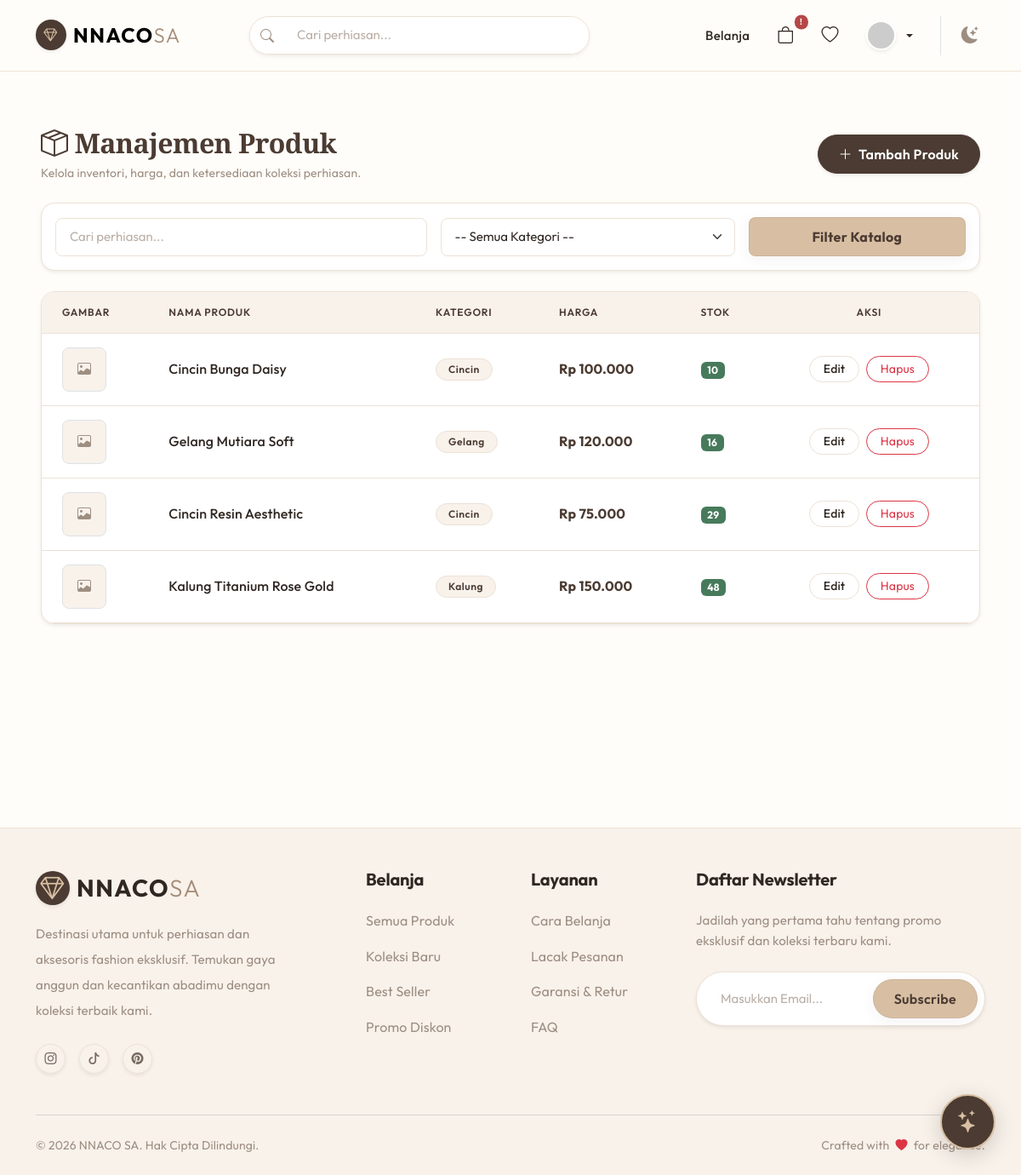
Page /public/product (signed in) on the committed database.
### tables this page shows
CREATE TABLE `products` (
  `id` int(11) NOT NULL AUTO_INCREMENT,
  `category_id` int(11) NOT NULL,
  `name` varchar(100) NOT NULL,
  `description` text DEFAULT NULL,
  `price` decimal(10,2) NOT NULL,
  `stock` int(11) NOT NULL DEFAULT 0,
  `created_at` timestamp NOT NULL DEFAULT current_timestamp(),
  PRIMARY KEY (`id`),
  KEY `category_id` (`category_id`),
  CONSTRAINT `products_ibfk_1` FOREIGN KEY (`category_id`) REFERENCES `categories` (`id`)
);

CREATE TABLE `categories` (
  `id` int(11) NOT NULL AUTO_INCREMENT,
  `name` varchar(50) NOT NULL,
  `description` text DEFAULT NULL,
  PRIMARY KEY (`id`)
);

### app/controllers/ProductController.php (called while the page is built, shortened)
<?php
class ProductController extends Controller {
    public function index() {
        $data['title'] = 'Manajemen Produk';
        $limit = 5;
        $page = isset($_GET['page']) ? (int)$_GET['page'] : 1;
        $offset = ($page - 1) * $limit;
        $search = isset($_GET['search']) ? $_GET['search'] : '';
        $category_id = isset($_GET['category_id']) ? $_GET['category_id'] : null;
        $data['products'] = $this->model('Product')->getProductsWithCategory($limit, $offset, $search, $category_id);
        $data['categories'] = $this->model('Category')->getAll();
        $total = $this->model('Product')->countProducts($search, $category_id);
        $data['total_pages'] = ceil($total / $limit);
        $data['current_page'] = $page;
        $this->view('product/index', $data);
    }
}

### app/core/App.php (called while the page is built, shortened)
<?php
class App {
    protected $method = 'index';
    protected $params = [];
    public function __construct() {
        $this->controller = new $this->controller;
        call_user_func_array([$this->controller, $this->method], $this->params);
    }
}

### public/index.php (called while the page is built, shortened)
<?php
$app = new App();

### app/core/Database.php (called while the page is built, shortened)
<?php
class Database {
    private static $sharedDbh = null;
    private $host = DB_HOST;
    private $user = DB_USER;
    private $pass = DB_PASS;
    private $db_name = DB_NAME;
    private $dbh;
    private $stmt;
    public function __construct() {
        if (self::$sharedDbh !== null) {
            $this->dbh = self::$sharedDbh;
            return;
        }
        $dsn = 'mysql:host=' . $this->host . ';dbname=' . $this->db_name;
        $option = [
            PDO::ATTR_PERSISTENT => false,
            PDO::ATTR_ERRMODE => PDO::ERRMODE_EXCEPTION,
            PDO::ATTR_TIMEOUT => 5
        ];
        try {
            $this->dbh = new PDO($dsn, $this->user, $this->pass, $option);
            self::$sharedDbh = $this->dbh;
        } catch(PDOException $e) {
            if ($e->getCode() == 1049 || strpos($e->getMessage(), '1049') !== false) {
                if (file_exists('../app/views/error/db_error.php')) {
                    require_once '../app/views/error/db_error.php';
                    exit;
                }
            }
            die("Database Connection Error: Pastikan service MySQL menyala dan kredensial benar.");
        }
    }
    public function query($query) {
        $this->stmt = $this->dbh->prepare($query);
    }
    public function bind($param, $value, $type = null) {
        $this->stmt->bindValue($param, $value, $type);
    }
    public function execute() {
        return $this->stmt->execute();
    }
    public function resultSet() {
        $this->execute();
        return $this->stmt->fetchAll(PDO::FETCH_ASSOC);
    }
}

### app/models/Product.php (called while the page is built, shortened)
<?php
class Product extends Model {
    protected $table = 'products';
    public function getProductsWithCategory($limit = 10, $offset = 0, $search = '', $category_id = null) {
        $query = "SELECT p.*, c.name as category_name, pi.image_url as image
                  FROM " . $this->table . " p
                  LEFT JOIN categories c ON p.category_id = c.id
                  LEFT JOIN product_images pi ON p.id = pi.product_id AND pi.is_primary = 1
                  WHERE 1=1 ";
        $query .= "ORDER BY p.id DESC LIMIT :limit OFFSET :offset";
        $this->db->query($query);
        $this->db->bind('limit', $limit, PDO::PARAM_INT);
        $this->db->bind('offset', $offset, PDO::PARAM_INT);
        return $this->db->resultSet();
    }
    public function countProducts($search = '', $category_id = null) {
        $query = "SELECT COUNT(*) as total FROM " . $this->table . " p ";
        $query .= "LEFT JOIN categories c ON p.category_id = c.id WHERE 1=1 ";
        $this->db->query($query);
        return $this->db->single()['total'];
    }
}

### app/core/Model.php (called while the page is built, shortened)
<?php
class Model {
    public function __construct() {
        $this->db = new Database();
    }
}

### app/core/Security.php (called while the page is built, shortened)
<?php
class Security {
    public static function escape($string) {
        return htmlspecialchars($string, ENT_QUOTES, 'UTF-8');
    }
}

### app/views/product/index.php (the view, shortened to what this page needs)
<div class="container-fluid py-4 px-lg-5 min-vh-100">
    <div class="d-flex justify-content-between align-items-center mb-4 flex-wrap gap-2">
        <div>
            <h2 class="fw-bold mb-1" style="color:var(--color-primary);"><i class="bi bi-box-seam me-2"></i>Manajemen Produk</h2>
            <p class="text-muted small mb-0">Kelola inventori, harga, dan ketersediaan koleksi perhiasan.</p>
        </div>
        <a href="<?= BASEURL; ?>/product/create" class="btn btn-primary rounded-pill px-4 shadow-sm"><i class="bi bi-plus-lg me-1"></i> Tambah Produk</a>
    </div>
    <div class="card card-soft border shadow-sm rounded-4 p-3 mb-4" style="background:var(--color-surface); border-color:var(--color-border) !important;">
        <form action="<?= BASEURL; ?>/product/index" method="GET" class="row g-3 align-items-center">
            <div class="col-md-5">
                <input type="text" class="form-control rounded-3" name="search" placeholder="Cari perhiasan..." value="<?= isset($_GET['search']) ? Security::escape($_GET['search']) : ''; ?>">
            </div>
            <div class="col-md-4">
                <select name="category_id" class="form-select rounded-3">
                    <option value="">-- Semua Kategori --</option>
                </select>
            </div>
            <div class="col-md-3">
                <button type="submit" class="btn btn-primary-soft w-100 rounded-3 fw-bold">Filter Katalog</button>
            </div>
        </form>
    </div>
    <div class="card card-soft border shadow-sm rounded-4 overflow-hidden" style="background:var(--color-surface); border-color:var(--color-border) !important;">
        <div class="card-body p-0">
            <div class="table-responsive">
                <table class="table table-hover align-middle mb-0">
                    <thead class="table-light">
                        <tr>
                            <th class="ps-4">Gambar</th>
                            <th>Nama Produk</th>
                            <th>Kategori</th>
                            <th>Harga</th>
                            <th>Stok</th>
                            <th class="pe-4 text-center">Aksi</th>
                        </tr>
                    </thead>
                    <tbody>
                        <?php foreach($data['products'] as $product): ?>
                        <tr>
                            <td class="ps-4 py-3">
                                <?php if(!empty($product['image_url'])): ?>
                                    <img src="<?= BASEURL; ?>/uploads/products/<?= Security::escape($product['image_url']); ?>" width="52" height="52" style="object-fit:cover;" class="rounded-3 border">
                                <?php else: ?>
                                    <div class="rounded-3 d-flex align-items-center justify-content-center text-muted border" style="width:52px; height:52px; background:var(--color-surface-soft);"><i class="bi bi-image"></i></div>
                                <?php endif; ?>
                            </td>
                            <td class="fw-medium" style="color:var(--color-text);"><?= Security::escape($product['name']); ?></td>
                            <td><span class="badge badge-soft"><?= Security::escape($product['category_name']); ?></span></td>
                            <td class="fw-bold" style="color:var(--color-primary);">Rp <?= number_format($product['price'], 0, ',', '.'); ?></td>
                            <td>
                                <?php if($product['stock'] < 5): ?>
                                    <span class="badge bg-warning"><?= Security::escape($product['stock']); ?></span>
                                <?php else: ?>
                                    <span class="badge bg-success"><?= Security::escape($product['stock']); ?></span>
                                <?php endif; ?>
                            </td>
                            <td class="pe-4 text-center">
                                <a href="<?= BASEURL; ?>/product/edit/<?= $product['id']; ?>" class="btn btn-sm btn-outline-dark rounded-pill px-3 me-1">Edit</a>
                                <a href="<?= BASEURL; ?>/product/delete/<?= $product['id']; ?>" class="btn btn-sm btn-outline-danger rounded-pill px-3" onclick="return confirm('Hapus produk ini?');">Hapus</a>
                            </td>
                        </tr>
                        <?php endforeach; ?>
                    </tbody>
                </table>
            </div>
        </div>
    </div>
</div>

### public/css/style.css (style rules this page uses)
:root { --color-background: #FFFDF9; --color-surface: #FFFFFF; --color-surface-soft: #F8F2EB; --color-border: #EDE1D5; --color-border-subtle: #F4ECE4; --color-primary: #4B3B32; --color-primary-hover: #302722; --color-accent: #D8BFA3; --color-accent-hover: #C9AE90; --color-accent-soft: #F4EBE2; --color-taupe: #A58C78; --color-taupe-light: #C2B0A1; --color-text: #302722; --color-text-secondary: #786B62; --color-text-muted: #9E8E82; --color-text-inverse: #FFFFFF; --color-success: #477A5B; --color-success-soft: #E8F2EC; --color-warning: #A66A20; --color-warning-soft: #FAF2E6; --color-danger: #B54747; --color-danger-soft: #FAECEC; --color-info: #526D82; --color-info-soft: #EEF3F7; --radius-sm: 6px; --radius-md: 12px; --radius-lg: 18px; --radius-xl: 24px; --radius-pill: 50px; --shadow-soft: 0 4px 18px rgba(75, 59, 50, 0.06); --shadow-hover: 0 12px 28px rgba(75, 59, 50, 0.12); --shadow-elevated: 0 18px 40px rgba(75, 59, 50, 0.15); --transition: all 0.3s cubic-bezier(0.25, 0.8, 0.25, 1); --primary: var(--color-primary); --secondary: var(--color-accent-soft); --accent: var(--color-accent); --bg-color: var(--color-background); --surface: var(--color-surface); --success: var(--color-success); --text-main: var(--color-text); --text-muted: var(--color-text-secondary); --border-radius: var(--radius-lg); }
body { background-color: var(--color-background); color: var(--color-text); font-family: 'Outfit', -apple-system, BlinkMacSystemFont, "Segoe UI", Roboto, sans-serif; line-height: 1.6; letter-spacing: 0.01em; transition: background-color 0.3s ease, color 0.3s ease; -webkit-font-smoothing: antialiased; -moz-osx-font-smoothing: grayscale; }
h1, h2, h3, .editorial-heading { font-family: 'Cormorant Garamond', 'Outfit', Georgia, serif; font-weight: 600; color: var(--color-text); letter-spacing: -0.02em; line-height: 1.25; }
.text-muted { color: var(--color-text-muted) !important; }
.btn-primary { background-color: var(--color-primary); border-color: var(--color-primary); color: var(--color-text-inverse); font-weight: 600; padding: 10px 24px; border-radius: var(--radius-pill); box-shadow: 0 4px 14px rgba(75, 59, 50, 0.15); transition: var(--transition); letter-spacing: 0.3px; }
.btn-primary-soft { background-color: var(--color-accent); color: var(--color-primary); border: 1px solid rgba(75, 59, 50, 0.08); font-weight: 600; padding: 10px 24px; border-radius: var(--radius-pill); box-shadow: var(--shadow-soft); transition: var(--transition); letter-spacing: 0.3px; }
.btn-outline-dark { border: 1.5px solid var(--color-border); color: var(--color-text); background: transparent; font-weight: 500; border-radius: var(--radius-pill); transition: var(--transition); }
.card-soft { background-color: var(--color-surface); border: 1px solid var(--color-border); border-radius: var(--radius-lg); box-shadow: var(--shadow-soft); transition: var(--transition); overflow: hidden; }
.card { background-color: var(--color-surface); color: var(--color-text); border-color: var(--color-border); transition: var(--transition); }
.badge-soft { background-color: var(--color-surface-soft); color: var(--color-primary); border: 1px solid var(--color-border); border-radius: var(--radius-pill); padding: 6px 14px; font-weight: 600; font-size: 12px; letter-spacing: 0.5px; }
.badge.bg-success { background-color: var(--color-success) !important; color: #FFFFFF !important; }
.form-control, .form-select { background-color: var(--color-surface); color: var(--color-text); border: 1px solid var(--color-border); border-radius: var(--radius-sm); padding: 10px 16px; font-size: 15px; transition: var(--transition); }
.form-control::placeholder { color: var(--color-text-muted); opacity: 0.7; }
.table { color: var(--color-text); border-color: var(--color-border); }
.table > :not(caption) > * > * { background-color: transparent; border-bottom: 1px solid var(--color-border); padding: 14px 16px; vertical-align: middle; }
.table-light, thead.table-light, thead.table-light th { background-color: var(--color-surface-soft) !important; color: var(--color-primary) !important; border-color: var(--color-border) !important; font-weight: 600; text-transform: uppercase; font-size: 12px; letter-spacing: 0.8px; }

### rows in the picture
products: name "Cincin Bunga Daisy", category.name "Cincin", price "100.000", stock "10"
products: name "Gelang Mutiara Soft", category.name "Gelang", price "120.000", stock "16"
products: name "Cincin Resin Aesthetic", category.name "Cincin", price "75.000", stock "29"
products: name "Kalung Titanium Rose Gold", category.name "Kalung", price "150.000", stock "48"
